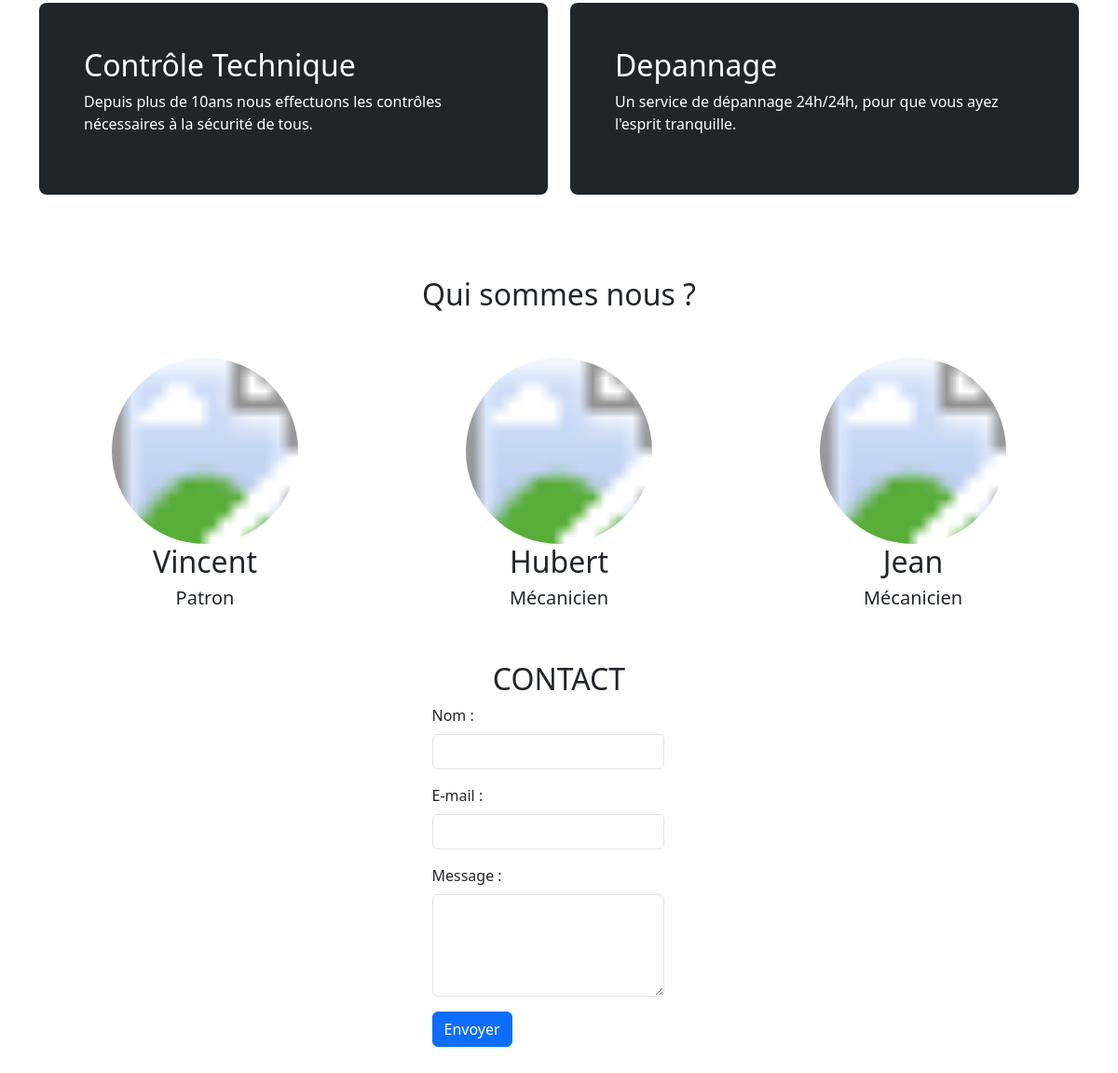
Before: / (lower part) with the older database file.
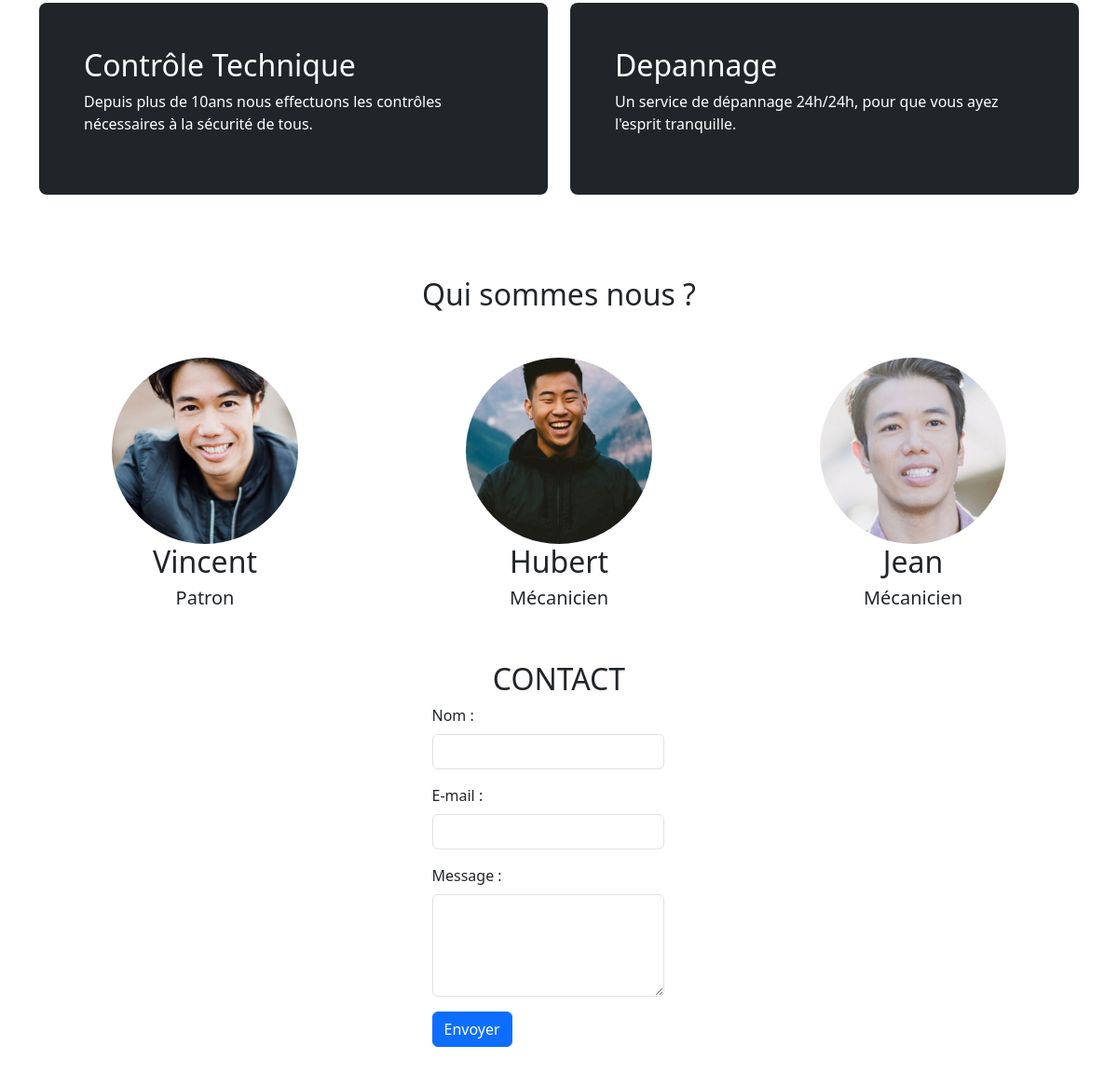
After: the same page with the newer database file.
### tables this page shows
CREATE TABLE IF NOT EXISTS services
(
    id INT NOT NULL AUTO_INCREMENT PRIMARY KEY,
    name VARCHAR(150) NOT NULL,
    description VARCHAR(255) NOT NULL
);

CREATE TABLE IF NOT EXISTS users
(
    id INT NOT NULL AUTO_INCREMENT PRIMARY KEY,
    username VARCHAR(150) NOT NULL,
    password VARCHAR(255) NOT NULL,
    role INT NOT NULL,
    job VARCHAR(50) NOT NULL
);

CREATE TABLE media (
  id INT AUTO_INCREMENT PRIMARY KEY,
  name VARCHAR(255) NOT NULL,
  path VARCHAR(255) NOT NULL,
  user_id INT,
  car_id INT,
  FOREIGN KEY (car_id) REFERENCES cars(id),
  FOREIGN KEY (user_id) REFERENCES users(id)
);

### app/Controllers/usersController.php (called while the page is built, shortened)
<?php
class UsersController
{
    private $userModel;
    public function __construct(UserModel $userModel, MediaModel $mediaModel, MediasController $mediasController)
    {
        $this->userModel = $userModel;
    }
    public function index()
    {
        $usersData = $this->userModel->getAllUsersWithMedia();
        $addUserForm = $this->createAddUserForm();
        $editUserForm = $this->createEditUserForm($usersData);
        return [
            'usersData' => $usersData,
            'addUserForm' => $addUserForm,
            'editUserForm' => $editUserForm,
        ];
    }
    private function createAddUserForm()
    {
        $userForm = new FormCreator();
        $userForm->addField('username', 'text', 'Nom d\'utilisateur');
        $userForm->addField('password', 'password', 'Mot de passe');
        $userForm->addField('role', 'text', 'Rôle');
        $userForm->addField('job', 'text', 'Métier');
        $userForm->addField('addImgUser', 'image', 'Image');
        return $userForm->generateForm('addUser', 'Ajouter', true);
    }
    private function createEditUserForm()
    {
        $userForm = new FormCreator();
        $userForm->addField('username', 'text', 'Nom d\'utilisateur');
        $userForm->addField('password', 'password', 'Mot de passe');
        $userForm->addField('role', 'text', 'Rôle');
        $userForm->addField('job', 'text', 'Métier');
        $userForm->addField('editImgUser', 'image', 'Image');
        return $userForm->generateForm('updateUser', 'Modifier', true);
    }
}

### app/Controllers/ContactFormController.php (called while the page is built, shortened)
<?php
class ContactFormController extends FormCreator
{
  public function createContactForm()
  {
    $contactForm = new FormCreator();
    $contactForm->addField('username', 'text', 'Nom :');
    $contactForm->addField('email', 'email', 'E-mail :');
    $contactForm->addField('message', 'textarea', 'Message :');
    return $contactForm->generateForm('messBtn', 'Envoyer');
  }
}

### app/Controllers/ServicesController.php (called while the page is built, shortened)
<?php
class ServicesController
{
    private $serviceModel;
    public function __construct(ServiceModel $serviceModel)
    {
        $this->serviceModel = $serviceModel;
    }
    public function serviceIndex()
    {
        $servicesData = $this->serviceModel->getAllServices();
        $addServiceForm = $this->createAddServiceForm();
        $editServiceForm = $this->createEditServiceForm($servicesData);
        return [
            'servicesData' => $servicesData,
            'addServiceForm' => $addServiceForm,
            'editServiceForm' => $editServiceForm,
        ];
    }
    private function createAddServiceForm()
    {
        $serviceForm = new FormCreator();
        $serviceForm->addField('name', 'text', 'Nom du service');
        $serviceForm->addField('description', 'textarea', 'Description');
        return $serviceForm->generateForm('addService', 'Ajouter', true);
    }
    private function createEditServiceForm()
    {
        $serviceForm = new FormCreator();
        $serviceForm->addField('name', 'text', 'Nom du service');
        $serviceForm->addField('description', 'textarea', 'Description');
        return $serviceForm->generateForm('updateService', 'Modifier', true);
    }
}

### app/Models/ServiceModel.php (called while the page is built, shortened)
<?php
class ServiceModel
{
    private $db;
    public function __construct(Database $db)
    {
        $this->db = $db;
    }
    public function getAllServices()
    {
        $stmt = $this->db->getPDO()->prepare("SELECT * FROM services");
        $stmt->execute();
        return $stmt->fetchAll(PDO::FETCH_OBJ);
    }
}

### app/Models/Database.php (called while the page is built, shortened)
<?php
class Database{
    private $pdo;
    public function getPDO(){
        if($this->pdo === null){
            $pdo = new PDO('mysql:dbname=db_garage;host=localhost', 'root', '');
            $pdo->setAttribute(PDO::ATTR_ERRMODE, PDO::ERRMODE_EXCEPTION);
            $this->pdo = $pdo;
        }
        return $this->pdo;
    }
}

### app/Models/UserModel.php (called while the page is built, shortened)
<?php
class UserModel
{
    private $db;
    public function __construct(Database $db)
    {
        $this->db = $db;
    }
    public function getAllUsersWithMedia()
    {
        $sql = "SELECT u.*, m.path AS image_path FROM users u LEFT JOIN media m ON u.id = m.user_id";
        $stmt = $this->db->getPDO()->query($sql);
        return $stmt->fetchAll(PDO::FETCH_OBJ);
    }
}

### app/Views/pages/home.php (the view, shortened to what this page needs)
<?php
require_once __DIR__ . '/../Templates/header.php';
$userModel = new UserModel($db);
$mediaModel = new MediaModel($db);
$mediasController = new MediasController($mediaModel);
$usersController = new UsersController($userModel, $mediaModel, $mediasController);
$serviceModel = new ServiceModel($db);
$servicesController = new ServicesController($serviceModel);
$data = $usersController->index();
$usersData = $data['usersData'];
$serviceData = $servicesController->Serviceindex();
$servicesData = $serviceData['servicesData'];
$name = '';
$email = '';
$message = '';
$contactFormController = new ContactFormController($name, $email, $message);
$contactForm = $contactFormController->createContactForm();
?>
<main>
    <section id="services">
        <div class="container py-4">
            <div class="row align-items-md-stretch">
                <?php foreach ($servicesData as $service) : ?>
                    <div class="col-md-6 mb-3">
                        <div class="h-100 p-5 text-bg-dark rounded-3">
                            <h2><?php echo $service->name ?></h2>
                            <p><?php echo $service->description ?></p>
                        </div>
                    </div>
                <?php endforeach ?>
            </div>
    </section>
    <section class="container marketing mb-lg-5" id="about">
        <div class="row">
            <h2 class="text-center mb-lg-5 mt-lg-5">Qui sommes nous ?</h2>
            <?php foreach ($usersData as $user) : ?>
                <div class="col-lg-4 img-container">
                    <svg class="bd-placeholder-img rounded-circle" width="200" height="200" xmlns="http://www.w3.org/2000/svg" role="img" aria-label="Placeholder" preserveAspectRatio="xMidYMid slice" focusable="false">
                        <image href="../<?php echo $user->image_path; ?>" width="200" height="200" preserveAspectRatio="xMidYMid slice" />
                    </svg>
                    <h2 class="fw-normal text-center"><?php echo $user->username ?></h2>
                    <h5 class="fw-normal text-center"><?php echo $user->job ?></h5>
                </div>
            <?php endforeach ?>
        </div>
    </section>
    <section class="container" id="contact">
        <div class="row">
            <h2 class="text-center">CONTACT</h2>
        </div>
        <div class="row contact-form container d-flex justify-content-center">
            <div class="w-25">
            <?php echo $contactForm ?>
            </div>
        </div>
    </section>
</main>
<?php
require_once '../app/Views/Templates/footer.php';
?>

### public/index.php (shortened to what this page needs)
<?php
$p = isset($_GET['p']) ? $_GET['p'] : 'home';
$db = new Database('db_garage');
if ($p === 'home') {
    require '../app/Views/pages/home.php';
}
?>

### app/Views/templates/header.php (shortened to what this page needs)
<!doctype html>
<html lang="fr" data-bs-theme="auto">
<head>
  <link href="/docs/5.3/dist/css/bootstrap.min.css" rel="stylesheet">
  <link href="https://cdn.jsdelivr.net/npm/bootstrap@5.3.0/dist/css/bootstrap.min.css" rel="stylesheet">
  <link rel="stylesheet" href="../public/css/style.css">
</head>
<body>
</body>
</html>

### app/Models/FormCreator.php (shortened to what this page needs)
<?php
class FormCreator
{
  protected $fields = [];
  public function addField($name, $type, $label, $multiple = false)
  {
    $this->fields[] = [
      'name' => $name,
      'type' => $type,
      'label' => $label,
      'multiple' => $multiple
    ];
  }
  public function generateForm($submitName, $submitText, $includeForm = true)
  {
    $form = '';
    if ($includeForm) {
      $form .= '<form method="POST" action="" enctype="multipart/form-data" class="w-100">';
    }
    foreach ($this->fields as $field) {
      $name = $field['name'];
      $type = $field['type'];
      $label = $field['label'];
      $multiple = $field['multiple'] ? 'multiple' : '';
      $value = isset($field['value']) ? $field['value'] : '';
      $form .= '<div class="mb-3">';
      $form .= '<label for="' . $name . '" class="form-label">' . $label . '</label>';
      if ($type === 'text') {
        $form .= '<input type="text" name="' . $name . '" id="' . $name . '" class="form-control mb-3" autocomplete="off" value="' . $value . '" required>';
      } elseif ($type === 'email') {
        $form .= '<input type="email" name="' . $name . '" id="' . $name . '" class="form-control mb-3" value="' . $value . '" required>';
      } elseif ($type === 'textarea') {
        $form .= '<textarea name="' . $name . '" id="' . $name . '" class="form-control mb-3" rows="4" value="' . $value . '" required></textarea>';
      } elseif ($type === 'password') {
        $form .= '<input type="password" name="' . $name . '" id="' . $name . '" class="form-control mb-3" required>';
      } elseif ($type === 'image') {
        $form .= '<input type="file" name="' . $name . '" id="' . $name . '" class="form-control mb-3" accept="image/*" ' . $multiple . '>';
      }
      if ($includeForm) {
        $form .= '</form>';
      }
    }
    $form .= '<button type="submit" class="btn btn-primary" name="' . $submitName . '">' . $submitText . '</button>';
    $form .= '</form>';
    return $form;
  }
}

### app/Views/templates/footer.php (shortened to what this page needs)
<footer class="text-body-secondary py-5">
</footer>
</body>
</html>

### app/Views/pages/home.php (style rules this page uses)
.img-container { display: flex; justify-content: center; flex-direction: column; }
.img-container svg { margin: 0 auto; }

Changed rows visible on the page:
no longer on this page (row unchanged): users: username "Vincent", job "Patron"
no longer on this page (row unchanged): users: username "Hubert", job "Mécanicien"
no longer on this page (row unchanged): users: username "Jean", job "Mécanicien"
added media: user.username "Vincent", user.job "Patron"
added media: user.username "Hubert", user.job "Mécanicien"
added media: user.username "Jean", user.job "Mécanicien"
